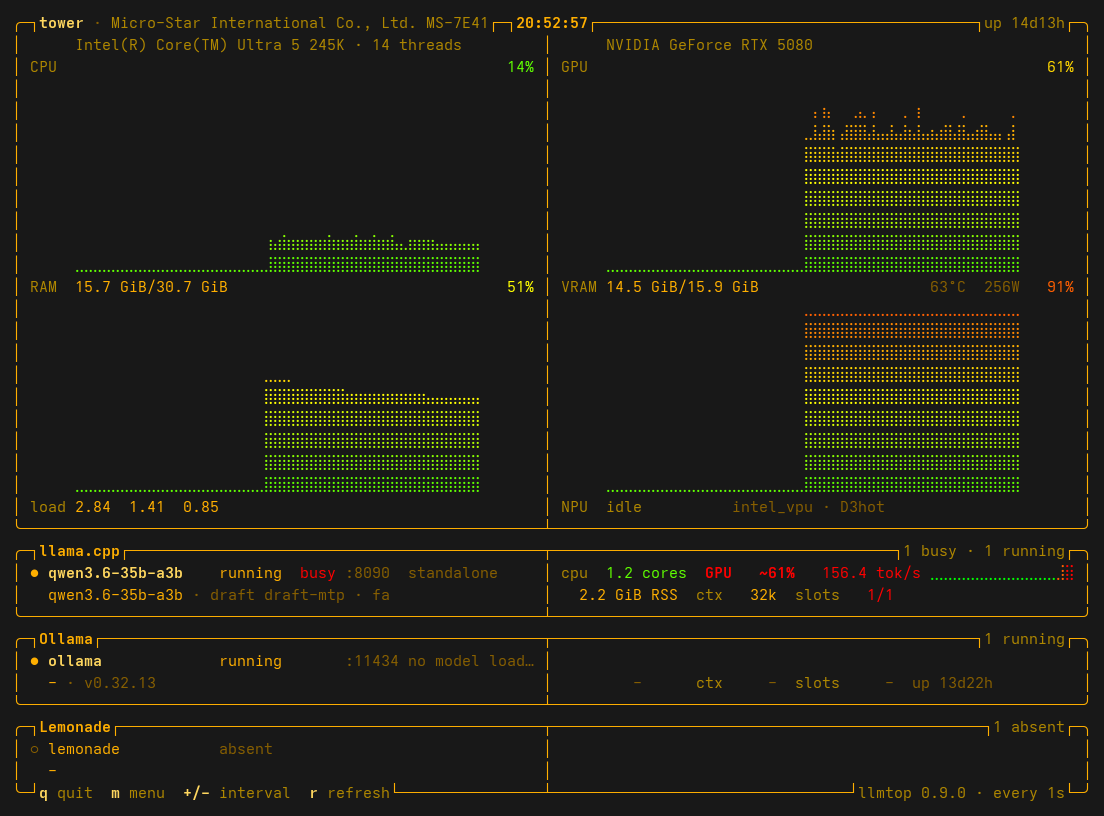

This chart was generated by the following Python code:
#!/usr/bin/env python3
"""Render llmtop's live view to a PNG, for the README.

Samples the collector for a while so the graphs carry history, then draws
the frame cell by cell with a monospace font that has braille and box
drawing (Adwaita Mono, DejaVu Sans Mono). Nothing is faked: the picture is
whatever the machine shows at the time, but names can be masked, since a
screenshot on GitHub need not carry hostnames and addresses.

    docs/screenshot.py --seconds 60 --out docs/screenshot.png
    docs/screenshot.py --menu endpoints --host tower --replace 192.168.1.5=node-b
"""
from __future__ import annotations

import argparse
import importlib.util
import os
import re
import sys
import time

from PIL import Image, ImageDraw, ImageFont

HERE = os.path.dirname(os.path.abspath(__file__))
FONTS = [
    ("/usr/share/fonts/adwaita-mono-fonts/AdwaitaMono-Regular.ttf",
     "/usr/share/fonts/adwaita-mono-fonts/AdwaitaMono-Bold.ttf"),
    ("/usr/share/fonts/dejavu-sans-mono-fonts/DejaVuSansMono.ttf",
     "/usr/share/fonts/dejavu-sans-mono-fonts/DejaVuSansMono-Bold.ttf"),
    ("/usr/share/fonts/truetype/dejavu/DejaVuSansMono.ttf",
     "/usr/share/fonts/truetype/dejavu/DejaVuSansMono-Bold.ttf"),
]


def load_llmtop():
    spec = importlib.util.spec_from_file_location("llmtop", os.path.join(HERE, "..", "llmtop.py"))
    mod = importlib.util.module_from_spec(spec)
    sys.modules["llmtop"] = mod
    spec.loader.exec_module(mod)  # type: ignore[union-attr]
    return mod


def xterm_rgb(index: int) -> tuple[int, int, int]:
    base = [(0, 0, 0), (205, 0, 0), (0, 205, 0), (205, 205, 0), (0, 0, 238), (205, 0, 205),
            (0, 205, 205), (229, 229, 229), (127, 127, 127), (255, 0, 0), (0, 255, 0),
            (255, 255, 0), (92, 92, 255), (255, 0, 255), (0, 255, 255), (255, 255, 255)]
    if index < 16:
        return base[index]
    if index < 232:
        i = index - 16
        cube = (0, 95, 135, 175, 215, 255)
        return (cube[i // 36], cube[(i // 6) % 6], cube[i % 6])
    v = 8 + 10 * (index - 232)
    return (v, v, v)


def grid_from_rows(rows, width: int, height: int):
    """rows of (text, style) segments -> height x width cells of (char, style)."""
    grid = [[(" ", "")] * width for _ in range(height)]
    for y, row in enumerate(rows[:height]):
        x = 0
        for text, style in row:
            for ch in text:
                if x >= width:
                    break
                grid[y][x] = (ch, style)
                x += 1
    return grid


def main() -> int:
    ap = argparse.ArgumentParser(description=__doc__, formatter_class=argparse.RawDescriptionHelpFormatter)
    ap.add_argument("--out", default=os.path.join(HERE, "screenshot.png"))
    ap.add_argument("--config", help="llmtop config file (default: the usual one)")
    ap.add_argument("--theme", default=None)
    ap.add_argument("--graph-colors", default=None, choices=["theme", "default"])
    ap.add_argument("--width", type=int, default=120, help="columns")
    ap.add_argument("--height", type=int, default=38, help="rows")
    ap.add_argument("--seconds", type=float, default=45, help="how long to sample first")
    ap.add_argument("--interval", type=float, default=1.0)
    ap.add_argument("--menu", choices=["options", "endpoints"], help="draw the menu over the panels")
    ap.add_argument("--host", help="show this instead of the machine's host name")
    ap.add_argument("--replace", action="append", default=[], metavar="OLD=NEW",
                    help="mask a string wherever it appears (menu URLs, names)")
    ap.add_argument("--font-size", type=int, default=15)
    args = ap.parse_args()

    lt = load_llmtop()
    cfg = lt.load_config(args.config)
    graph_colors = args.graph_colors or str(cfg["ui"].get("graph_colors") or "theme")
    theme_name = args.theme or str(cfg["ui"].get("theme") or "default")
    lt.set_theme(lt.load_theme(theme_name, graph_colors))
    background = lt.resolve_background(lt.parse_background(cfg["ui"].get("background")))
    masks = [tuple(pair.split("=", 1)) for pair in args.replace if "=" in pair]

    collector = lt.Collector(cfg)
    renderer = lt.Renderer(False, cfg["ui"].get("graph_height", "auto"))
    deadline = time.monotonic() + args.seconds
    snap = None
    while True:
        snap = collector.snapshot()
        renderer.feed(snap)
        if time.monotonic() >= deadline:
            break
        time.sleep(args.interval)
        print(f"\rsampling … {deadline - time.monotonic():4.0f}s left", end="", file=sys.stderr)
    print(file=sys.stderr)
    assert snap is not None
    if args.host:
        snap.system["host"] = args.host
    for be in snap.backends:
        for node in (be, *be.children):
            for old, new in masks:
                node.name = node.name.replace(old, new)
                node.model = node.model.replace(old, new)

    width, height = args.width, args.height
    rows = renderer.rows(snap, width, height, args.interval, True)
    grid = grid_from_rows(rows, width, height)

    if args.menu:
        ui = {"interval": args.interval, "ascii": False,
              "graph_height": cfg["ui"].get("graph_height", "auto"),
              "background": lt.parse_background(cfg["ui"].get("background")),
              "theme": theme_name, "graph_colors": graph_colors}
        entries = cfg["endpoints"].get("urls") or []
        menu = lt.Menu(ui, entries, collector, lambda key: None)
        menu.tab = 1 if args.menu == "endpoints" else 0
        for i in range(len(menu.endpoints)):
            menu.test(i)
        time.sleep(4)  # the tests run in threads
        for entry in menu.endpoints:
            result = menu.tests.get(entry["url"], "")
            for old, new in masks:
                entry["url"] = entry["url"].replace(old, new)
                if entry.get("name"):
                    entry["name"] = entry["name"].replace(old, new)
                result = result.replace(old, new)
            menu.tests[entry["url"]] = result
        y0, x0, overlay = menu.rows(width, height, renderer)
        for i, row in enumerate(overlay):
            if y0 + i >= height:
                break
            x = x0
            for text, style in row:
                for ch in text:
                    if x >= width:
                        break
                    grid[y0 + i][x] = (ch, style)
                    x += 1

    regular = bold = None
    for reg_path, bold_path in FONTS:
        if os.path.isfile(reg_path):
            regular = ImageFont.truetype(reg_path, args.font_size)
            bold = ImageFont.truetype(bold_path if os.path.isfile(bold_path) else reg_path,
                                      args.font_size)
            break
    if regular is None:
        print("no monospace font with braille found", file=sys.stderr)
        return 1
    cell_w = int(round(regular.getlength("M")))
    ascent, descent = regular.getmetrics()
    cell_h = ascent + descent + 2
    pad = 12
    bg = xterm_rgb(background) if background is not None else (24, 24, 24)
    img = Image.new("RGB", (width * cell_w + 2 * pad, height * cell_h + 2 * pad), bg)
    draw = ImageDraw.Draw(img)
    for y, row in enumerate(grid):
        for x, (ch, style) in enumerate(row):
            if ch == " ":
                continue
            fg, _, attr = lt.style_spec(style)
            colour = xterm_rgb(fg)
            if attr == "dim" and background is not None:
                colour = tuple((c * 3 + b) // 4 for c, b in zip(colour, bg))
            draw.text((pad + x * cell_w, pad + y * cell_h + 1), ch,
                      font=bold if attr == "bold" else regular, fill=colour)
    img.save(args.out)
    print(f"wrote {args.out} ({img.width}x{img.height})", file=sys.stderr)
    return 0


if __name__ == "__main__":
    sys.exit(main())
